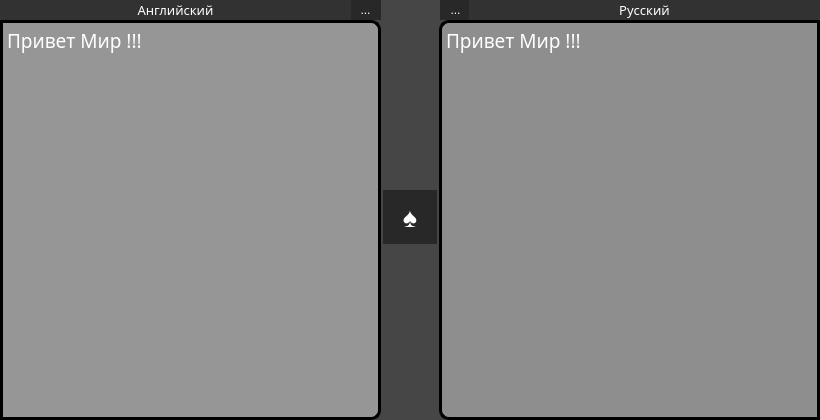
<?xml version="1.0" encoding="UTF-8"?>
<ui version="4.0">
 <class>VTranslate</class>
 <widget class="QMainWindow" name="VTranslate">
  <property name="geometry">
   <rect>
    <x>0</x>
    <y>0</y>
    <width>820</width>
    <height>420</height>
   </rect>
  </property>
  <property name="windowTitle">
   <string>MainWindow</string>
  </property>
  <property name="styleSheet">
   <string notr="true">background-color: rgb(70, 70, 70);
color: rgb(255, 255, 255);</string>
  </property>
  <widget class="QWidget" name="centralwidget">
   <widget class="QTextEdit" name="one_Edit">
    <property name="geometry">
     <rect>
      <x>0</x>
      <y>20</y>
      <width>381</width>
      <height>400</height>
     </rect>
    </property>
    <property name="font">
     <font>
      <family>Rockwell</family>
      <pointsize>14</pointsize>
     </font>
    </property>
    <property name="styleSheet">
     <string notr="true">QTextEdit {background-color: rgb(150, 150, 150);
border: 3px solid black;
border-top-right-radius: 10px;
border-bottom-right-radius: 10px;
}</string>
    </property>
    <property name="html">
     <string>&lt;!DOCTYPE HTML PUBLIC &quot;-//W3C//DTD HTML 4.0//EN&quot; &quot;http://www.w3.org/TR/REC-html40/strict.dtd&quot;&gt;
&lt;html&gt;&lt;head&gt;&lt;meta name=&quot;qrichtext&quot; content=&quot;1&quot; /&gt;&lt;style type=&quot;text/css&quot;&gt;
p, li { white-space: pre-wrap; }
&lt;/style&gt;&lt;/head&gt;&lt;body style=&quot; font-family:'Rockwell'; font-size:14pt; font-weight:400; font-style:normal;&quot;&gt;
&lt;p style=&quot; margin-top:0px; margin-bottom:0px; margin-left:0px; margin-right:0px; -qt-block-indent:0; text-indent:0px;&quot;&gt;Привет Мир !!!&lt;/p&gt;&lt;/body&gt;&lt;/html&gt;</string>
    </property>
   </widget>
   <widget class="QToolButton" name="toolButton_one">
    <property name="geometry">
     <rect>
      <x>350</x>
      <y>0</y>
      <width>31</width>
      <height>20</height>
     </rect>
    </property>
    <property name="styleSheet">
     <string notr="true">border: none;
background-color: rgb(40, 40, 40);</string>
    </property>
    <property name="text">
     <string>...</string>
    </property>
   </widget>
   <widget class="QLabel" name="label_1">
    <property name="geometry">
     <rect>
      <x>0</x>
      <y>0</y>
      <width>351</width>
      <height>20</height>
     </rect>
    </property>
    <property name="font">
     <font>
      <family>Rockwell</family>
      <pointsize>10</pointsize>
      <weight>50</weight>
      <bold>false</bold>
     </font>
    </property>
    <property name="styleSheet">
     <string notr="true">background-color: rgb(50, 50, 50);</string>
    </property>
    <property name="text">
     <string>Английский</string>
    </property>
    <property name="alignment">
     <set>Qt::AlignCenter</set>
    </property>
   </widget>
   <widget class="QToolButton" name="toolButton_two">
    <property name="geometry">
     <rect>
      <x>440</x>
      <y>0</y>
      <width>31</width>
      <height>20</height>
     </rect>
    </property>
    <property name="styleSheet">
     <string notr="true">border: none;
background-color: rgb(40, 40, 40);</string>
    </property>
    <property name="text">
     <string>...</string>
    </property>
   </widget>
   <widget class="QLabel" name="label_2">
    <property name="geometry">
     <rect>
      <x>469</x>
      <y>0</y>
      <width>351</width>
      <height>20</height>
     </rect>
    </property>
    <property name="font">
     <font>
      <family>Rockwell</family>
      <pointsize>10</pointsize>
      <weight>50</weight>
      <bold>false</bold>
     </font>
    </property>
    <property name="styleSheet">
     <string notr="true">background-color: rgb(50, 50, 50);</string>
    </property>
    <property name="text">
     <string>Русский</string>
    </property>
    <property name="scaledContents">
     <bool>false</bool>
    </property>
    <property name="alignment">
     <set>Qt::AlignCenter</set>
    </property>
   </widget>
   <widget class="QTextEdit" name="one_Edit_2">
    <property name="geometry">
     <rect>
      <x>439</x>
      <y>20</y>
      <width>381</width>
      <height>400</height>
     </rect>
    </property>
    <property name="font">
     <font>
      <family>Rockwell</family>
      <pointsize>14</pointsize>
     </font>
    </property>
    <property name="styleSheet">
     <string notr="true">QTextEdit {background-color: rgba(150, 150, 150, 0.9);
border: 3px solid black;
border-top-left-radius: 10px;
border-bottom-left-radius: 10px;
}</string>
    </property>
    <property name="html">
     <string>&lt;!DOCTYPE HTML PUBLIC &quot;-//W3C//DTD HTML 4.0//EN&quot; &quot;http://www.w3.org/TR/REC-html40/strict.dtd&quot;&gt;
&lt;html&gt;&lt;head&gt;&lt;meta name=&quot;qrichtext&quot; content=&quot;1&quot; /&gt;&lt;style type=&quot;text/css&quot;&gt;
p, li { white-space: pre-wrap; }
&lt;/style&gt;&lt;/head&gt;&lt;body style=&quot; font-family:'Rockwell'; font-size:14pt; font-weight:400; font-style:normal;&quot;&gt;
&lt;p style=&quot; margin-top:0px; margin-bottom:0px; margin-left:0px; margin-right:0px; -qt-block-indent:0; text-indent:0px;&quot;&gt;Привет Мир !!!&lt;/p&gt;&lt;/body&gt;&lt;/html&gt;</string>
    </property>
   </widget>
   <widget class="QPushButton" name="pushButton">
    <property name="geometry">
     <rect>
      <x>383</x>
      <y>190</y>
      <width>54</width>
      <height>54</height>
     </rect>
    </property>
    <property name="font">
     <font>
      <pointsize>20</pointsize>
      <weight>75</weight>
      <bold>true</bold>
     </font>
    </property>
    <property name="styleSheet">
     <string notr="true">background-color: rgb(40, 40, 40);
border-radius: 55;</string>
    </property>
    <property name="text">
     <string>♠</string>
    </property>
   </widget>
  </widget>
 </widget>
 <resources/>
 <connections/>
</ui>
